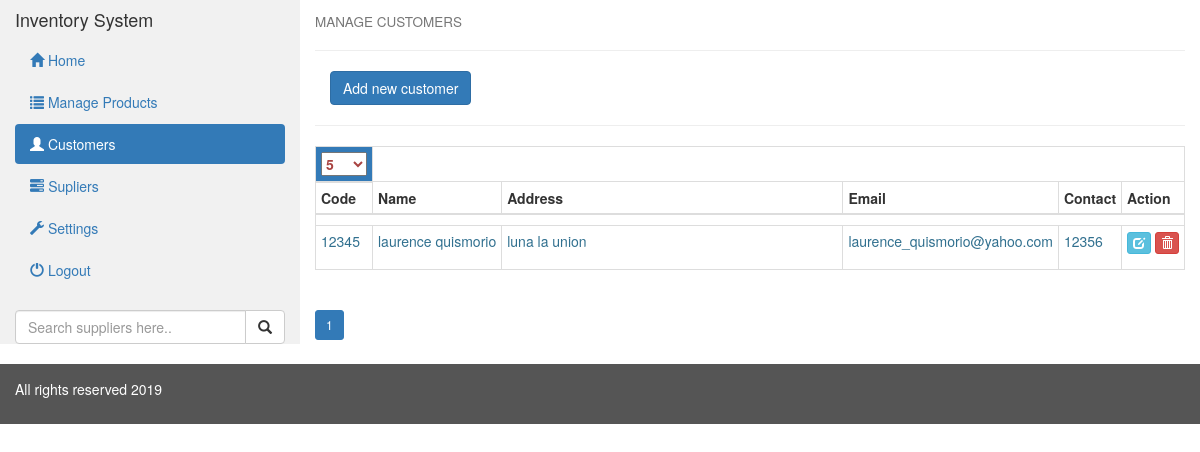
The app's page /admin/Customers/index.php?page=1&per-page=5 with its own data.
### tables this page shows
CREATE TABLE `tbl_customer` (
  `id` int(11) NOT NULL,
  `code` varchar(50) NOT NULL,
  `name` varchar(200) NOT NULL,
  `address` varchar(1000) NOT NULL,
  `cemail` varchar(100) NOT NULL,
  `ccontact` varchar(20) NOT NULL
);

### admin/Customers/index.php (the view, shortened to what this page needs)
<!DOCTYPE html>
<html lang="en">
<?php
 include('../../exe/database.php');
  ?>
<head>
  <link rel="stylesheet" href="http://maxcdn.bootstrapcdn.com/bootstrap/3.3.6/css/bootstrap.min.css">
</head>
<body>
<div class="container-fluid">
  <div class="row content">
    <div class="col-sm-3 sidenav">
      <h4>Inventory System</h4>
      <ul class="nav nav-pills nav-stacked">
        <li><a href="../"><span class="glyphicon glyphicon-home"></span> Home</a></li>
        <li><a href="../Products"><span class="glyphicon glyphicon-list"></span> Manage Products</a></li>
        <li class="active"><a href="#Customers"><span class="glyphicon glyphicon-user"></span> Customers</a></li>
        <li><a href="../Suppliers"><span class="glyphicon glyphicon-tasks"></span> Supliers</a></li>
        <li><a href="../Settings"><span class="glyphicon glyphicon-wrench"></span> Settings</a></li>
        <li><a href="../Logout"><span class="glyphicon glyphicon-off"></span> Logout</a></li>
      </ul><br>
      <form action="search.php" method="GET">
      <div class="input-group">
        <input type="text" class="form-control" name="q" placeholder="Search suppliers here..">
        <span class="input-group-btn">
          <button class="btn btn-default" type="submit" name="search">
            <span class="glyphicon glyphicon-search"></span>
          </button>
        </span>
      </div>
      </form>
    </div>
    <div class="col-sm-9">
      <h4><small>MANAGE CUSTOMERS</small></h4>
      <hr>
      	<div class="container-fluid">
          <div class="row">
            <div class="col-sm-3">
              <a href="#" class="btn btn-primary btn-xl" onclick="anc()">Add new customer</a>
            </div>
            <div class="col-sm-9">
            </div>
          </div>
        </div>
        <hr/>
          <?php
if (isset($_GET['q'])) {
  $q = $_GET['q'];
  if (isset($_GET['page']) && isset($_GET['per-page'])) {
                 $page  = $_GET['page'];
                 $perpage  = $_GET['per-page'];
                 $result = mysqli_query($con,"SELECT COUNT(code) FROM tbl_customer WHERE code LIKE '%$q%' OR name LIKE '%$q%' OR address LIKE '%$q%'");
                  $row = mysqli_fetch_row($result);
                  $total_records = $row[0];
                  $total_pages = ceil($total_records / $perpage);
                 if ($_GET['page'] == 0 || $_GET['per-page'] == 0) {
                    header("Location:?page=1&per-page=5&q=$q&search");
                 }
                 if ($total_pages < $_GET['page']) {
                  if ($total_records == 0) {
                    $_SESSION['empty-row'] = "0 customer to display. Add customer.";
                  }else{
                    header("Location:?page=1&per-page=5&q=$q&search");
                  }
                 }
            }
             else {
              header("Location:?page=1&per-page=5&q=$q&search");
            }
          $start_from = ($page-1) * $perpage;
          $customer = mysqli_query($con,"SELECT * FROM tbl_customer WHERE code LIKE '%$q%' OR name LIKE '%$q%' OR address LIKE '%$q%' ORDER BY id DESC LIMIT $start_from, $perpage");
}else{
          if (isset($_GET['page']) && isset($_GET['per-page'])) {
                 $page  = $_GET['page'];
                 $perpage  = $_GET['per-page'];
                 $result = mysqli_query($con,"SELECT COUNT(code) FROM tbl_customer");
                  $row = mysqli_fetch_row($result);
                  $total_records = $row[0];
                  $total_pages = ceil($total_records / $perpage);
            }
             else {
              header("Location:?page=1&per-page=5");
            }
          $start_from = ($page-1) * $perpage;
          $customer = mysqli_query($con,"SELECT * FROM tbl_customer ORDER BY id DESC LIMIT $start_from, $perpage");
}
          ?>
        <table class="table table-condensed table-bordered table-hover">
        <thead>
        <tr class="bg-primary">
          <th class="text-danger">
              <select class="per-page" data-page="<?php echo $_GET['page']; ?>">
                <option><?php echo $_GET['per-page']; ?></option>
              </select>
          </th>
        </tr>
        </thead>
          <thead>
            <tr>
              <th>Code</th>
              <th>Name</th>
              <th>Address</th>
              <th>Email</th>
              <th>Contact</th>
              <th>Action</th>
            </tr>
          </thead>
          <tbody>
          <td colspan="8">
           </td>
              <?php
                while ($row = mysqli_fetch_assoc($customer)) { ?>
                <tr class="text-info">
                  <td><?php echo $row['code']; ?></td>
                  <td><?php echo $row['name']; ?></td>
                  <td><?php echo $row['address']; ?></td>
                  <td><?php echo $row['cemail']; ?></td>
                  <td><?php echo $row['ccontact']; ?></td>
                  <td>
                  <p class="text-center">
                    <a href="#" class="btn btn-xs btn-info" data-page="edit" data-name="<?php echo $row['id']; ?>" title="Click this if you want to edit all the information for this customer."><span class="glyphicon glyphicon-edit"></span></a>
                    <a href="#" class="btn btn-xs btn-danger" data-page="delete" data-name="<?php echo $row['id']; ?>" title="Click this if you want to delete this customer."><span class="glyphicon glyphicon-trash"></span></a>
                  </p>
                  </td>
                </tr>
                <?php }
               ?>
          </tbody>
        </table>
        <ul class="pagination pagination-sm">
        <?php for ($i=1; $i<=$total_pages; $i++) { ?>
                      <li class="<?php
                        if ($_GET['page'] == $i) {
                          echo "active";
                        }
                       ?>"><a href="?page=<?php echo $i; ?>&per-page=<?php echo $perpage;?>"><?php echo $i; ?></a></li>
       <?php }
        ?>
        </ul>
    </div>
  </div>
</div>
<footer class="container-fluid">
  <p><?php include('../../exe/footer.php'); ?></p>
</footer>
</body>
</html>

### admin/Customers/index.php (style rules this page uses)
tr td:first-child ,td:nth-child(2n), td:nth-child(4n), td:nth-child(5n), td:last-child { width:1%; white-space:nowrap; }
.row.content { height: auto; }
.sidenav { background-color: #f1f1f1; height: 100%; }
footer { bottom:0px; width: 100%; background-color: #555; color: white; padding: 15px; }

### records on screen
tbl_customer: code "12345", name "laurence quismorio", address "luna la union", cemail "laurence_quismorio@yahoo.com", ccontact "12356"

### other values on screen
form field value "5"
